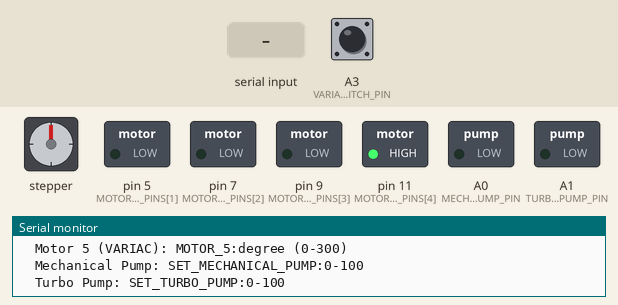
Recording of a sketch running on a simulated Arduino Uno, built with avr-gcc and run on an emulated ATmega328P. Parts: stepper motor, switched loads named in the sketch (green lamp = pin HIGH), the last lines printed to the serial monitor. The test bench sets the inputs (shaded band); at power-on: A3 (VARIAC_LIMIT_SWITCH_PIN) HIGH. Stepper angles assume 200 steps per turn; pins used as bus, display or sensor lines are not drawn.

Above: at 2.6 s.
2.7 s: "90:45:200\n" received over Serial
At 3.6 s:
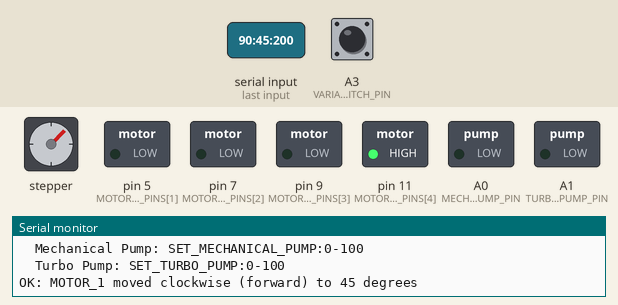
4.5 s: "30:150:10\n" received over Serial
At 6.2 s:
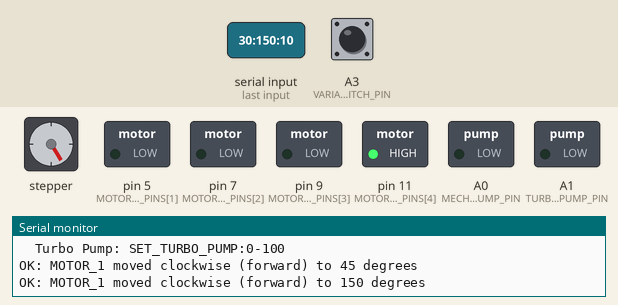
6.5 s: "MOTOR_\n" received over Serial
At 6.68 s:
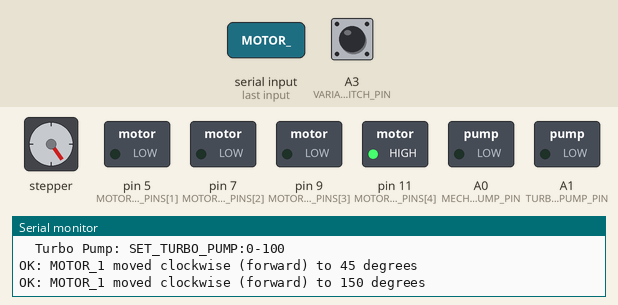
8.6 s: "100\n" received over Serial
At 9.9 s:
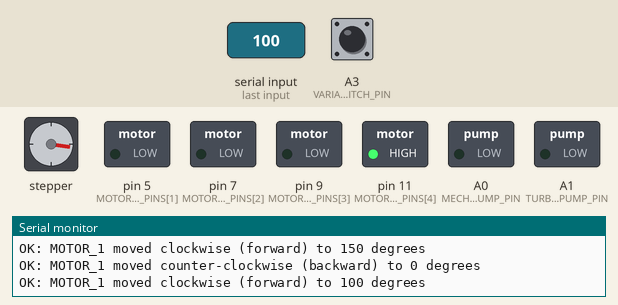
10.6 s: "4\n" received over Serial
At 11.03 s:
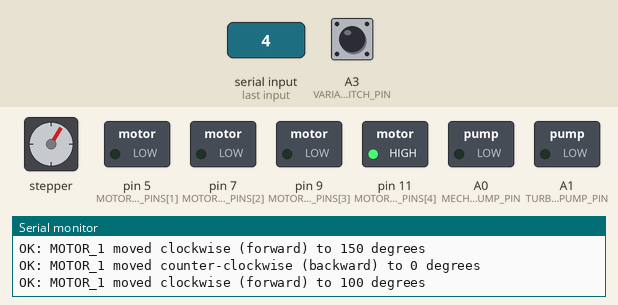
12.6 s: "200\n" received over Serial
At 14.5 s:
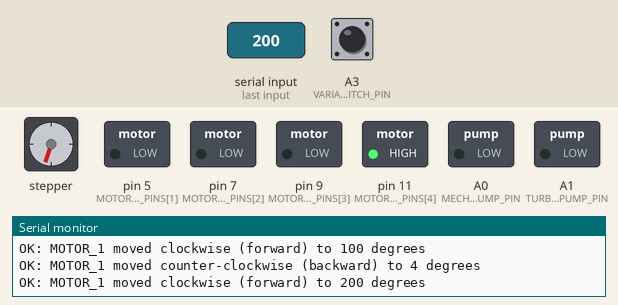
Timing chart, 0 to 15.9 s (numbered marks = the images above; inputs shaded):
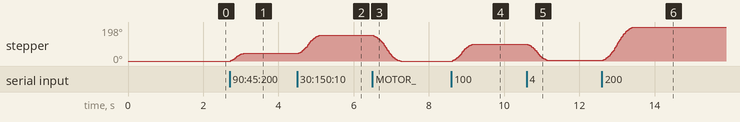

The sketch:

fusor_motor_controller.ino
```cpp
#include <AccelStepper.h>

const int MOTOR_STEP_PINS[5] = {3, 6, 8, 10, 12};
const int MOTOR_DIR_PINS[5] = {2, 5, 7, 9, 11};

const int MECHANICAL_PUMP_PIN = A0;
const int TURBO_PUMP_PIN = A1;
const int VARIAC_LIMIT_SWITCH_PIN = A3;
const int ENABLE_PIN = 4;

const float DEG_PER_STEP = 1.8;
const float STEPS_PER_DEG = 1.0 / DEG_PER_STEP;
const int TOTAL_STEPS = 200;
const int TOTAL_DEGREES = 360;
const int VARIAC_MAX_DEGREES = 300;
const int VARIAC_GEAR_RATIO = 30;

AccelStepper motors[5] = {
  AccelStepper(AccelStepper::DRIVER, MOTOR_STEP_PINS[0], MOTOR_DIR_PINS[0]),
  AccelStepper(AccelStepper::DRIVER, MOTOR_STEP_PINS[1], MOTOR_DIR_PINS[1]),
  AccelStepper(AccelStepper::DRIVER, MOTOR_STEP_PINS[2], MOTOR_DIR_PINS[2]),
  AccelStepper(AccelStepper::DRIVER, MOTOR_STEP_PINS[3], MOTOR_DIR_PINS[3]),
  AccelStepper(AccelStepper::DRIVER, MOTOR_STEP_PINS[4], MOTOR_DIR_PINS[4])
};

int currentDeg[5] = {0, 0, 0, 0, 0};
String serialBuffer = "";
bool newCommand = false;
int targetMotor = 0;
int targetDeg = 0;

bool mechanicalPumpState = false;
bool turboPumpState = false;

void handleSerialInput();
void applyMove();
long degreesToSteps(int newDeg, int oldDeg, int motorIdx);

void setup() {
  Serial.begin(9600);

  while (!Serial) {
    ;
  }

  delay(1000);

  for (int i = 0; i < 5; i++) {
    pinMode(MOTOR_DIR_PINS[i], OUTPUT);
    if (i == 4) {
      motors[i].setMaxSpeed(100);
      motors[i].setAcceleration(50);
    } else {
      motors[i].setMaxSpeed(1000);
      motors[i].setAcceleration(500);
    }
    motors[i].setCurrentPosition(0);
  }

  pinMode(MECHANICAL_PUMP_PIN, OUTPUT);
  pinMode(TURBO_PUMP_PIN, OUTPUT);
  pinMode(VARIAC_LIMIT_SWITCH_PIN, INPUT_PULLUP);
  digitalWrite(MECHANICAL_PUMP_PIN, LOW);
  digitalWrite(TURBO_PUMP_PIN, LOW);
  mechanicalPumpState = false;
  turboPumpState = false;

  digitalWrite(MOTOR_DIR_PINS[4], LOW);
  while (digitalRead(VARIAC_LIMIT_SWITCH_PIN) == LOW) {
    digitalWrite(MOTOR_STEP_PINS[4], HIGH);
    delayMicroseconds(500);
    digitalWrite(MOTOR_STEP_PINS[4], LOW);
    delayMicroseconds(500);
  }

  bool limitSwitchState = digitalRead(VARIAC_LIMIT_SWITCH_PIN);
  if (limitSwitchState == LOW) {
    digitalWrite(MOTOR_DIR_PINS[4], LOW);
  } else {
    digitalWrite(MOTOR_DIR_PINS[4], HIGH);
  }

  Serial.println("ARDUINO_READY: Fusor Motor Controller v1.0");
  Serial.println("Motor pin assignments:");
  for (int i = 0; i < 5; i++) {
    Serial.print("MOTOR_");
    Serial.print(i + 1);
    Serial.print(": Step=");
    Serial.print(MOTOR_STEP_PINS[i]);
    Serial.print(", Dir=");
    Serial.print(MOTOR_DIR_PINS[i]);
    Serial.println(" (ACTIVE)");
  }
  Serial.print("MECHANICAL_PUMP: Pin A0 (");
  Serial.print(MECHANICAL_PUMP_PIN);
  Serial.println(") (ACTIVE)");
  Serial.print("TURBO_PUMP: Pin A1 (");
  Serial.print(TURBO_PUMP_PIN);
  Serial.println(") (ACTIVE)");
  Serial.print("VARIAC_LIMIT_SWITCH: Pin A2 (");
  Serial.print(VARIAC_LIMIT_SWITCH_PIN);
  Serial.println(") (ACTIVE)");
  Serial.println("Ready to receive commands:");
  Serial.println("  Motor 1-4: MOTOR_X:degree (0-359)");
  Serial.println("  Motor 5 (VARIAC): MOTOR_5:degree (0-300)");
  Serial.println("  Mechanical Pump: SET_MECHANICAL_PUMP:0-100");
  Serial.println("  Turbo Pump: SET_TURBO_PUMP:0-100");
}

void loop() {
  handleSerialInput();
  applyMove();
  digitalWrite(ENABLE_PIN, LOW);
  for (int i = 0; i < 5; i++) {
    motors[i].run();
  }
}

long degreesToSteps(int newDeg, int oldDeg, int motorIdx) {
  int deltaDeg = newDeg - oldDeg;
  long steps;

  if (motorIdx == 4) {
    steps = (long)(abs(deltaDeg) * 54);
  } else {
    steps = (long)(abs(deltaDeg) * STEPS_PER_DEG);
  }
  return steps;
}

void handleSerialInput() {
  while (Serial.available()) {
    char c = Serial.read();

    if (c == '\n' || c == '\r') {
      if (serialBuffer.length() > 0) {
        String cmd = serialBuffer;
        cmd.trim();
        cmd.toUpperCase();

        if (cmd.startsWith("SET_MECHANICAL_PUMP:")) {
          int colonIndex = cmd.indexOf(':');
          if (colonIndex > 0) {
            String powerStr = cmd.substring(colonIndex + 1);
            powerStr.trim();
            int power = powerStr.toInt();

            if (power >= 0 && power <= 100) {
              if (power == 0) {
                mechanicalPumpState = false;
                digitalWrite(MECHANICAL_PUMP_PIN, LOW);
                Serial.println("OK: MECHANICAL_PUMP OFF (0%)");
              } else if (power == 100) {
                mechanicalPumpState = true;
                digitalWrite(MECHANICAL_PUMP_PIN, HIGH);
                Serial.println("OK: MECHANICAL_PUMP ON (100%)");
              }
            } else {
              Serial.print("ERROR: Invalid mechanical pump power ");
              Serial.println(power);
            }
          }
          serialBuffer = "";
          continue;
        }

        if (cmd.startsWith("SET_TURBO_PUMP:")) {
          int colonIndex = cmd.indexOf(':');
          if (colonIndex > 0) {
            String powerStr = cmd.substring(colonIndex + 1);
            powerStr.trim();
            int power = powerStr.toInt();

            if (power >= 0 && power <= 100) {
              if (power == 0) {
                turboPumpState = false;
                digitalWrite(TURBO_PUMP_PIN, LOW);
                Serial.println("OK: TURBO_PUMP OFF (0%)");
              } else if (power == 100) {
                turboPumpState = true;
                digitalWrite(TURBO_PUMP_PIN, HIGH);
                Serial.println("OK: TURBO_PUMP ON (100%)");
              }
            } else {
              Serial.print("ERROR: Invalid turbo pump power ");
              Serial.println(power);
            }
          }
          serialBuffer = "";
          continue;
        }

        int colonIndex = serialBuffer.indexOf(':');

        if (colonIndex > 0) {
          String motorPart = serialBuffer.substring(0, colonIndex);
          motorPart.trim();
          motorPart.toUpperCase();

          if (motorPart.startsWith("MOTOR_")) {
            String motorIdStr = motorPart.substring(6);
            int motorId = motorIdStr.toInt();

            if (motorId >= 1 && motorId <= 5) {
              targetMotor = motorId - 1;
              String degreeStr = serialBuffer.substring(colonIndex + 1);
              degreeStr.trim();
              targetDeg = degreeStr.toInt();
              newCommand = true;
            } else {
              Serial.print("ERROR: Invalid motor ID ");
              Serial.println(motorId);
            }
          } else {
            targetMotor = 0;
            String degreeStr = serialBuffer.substring(colonIndex + 1);
            degreeStr.trim();
            targetDeg = degreeStr.toInt();
            newCommand = true;
          }
        } else {
          targetMotor = 0;
          targetDeg = serialBuffer.toInt();
          newCommand = true;
        }

        serialBuffer = "";
      }
    } else {
      serialBuffer += c;
    }
  }
}

void applyMove() {
  if (!newCommand) return;

  int motorIdx = targetMotor;

  if (motorIdx == 4) {
    if (targetDeg < 0) {
      targetDeg = 0;
    }
    if (targetDeg > VARIAC_MAX_DEGREES) {
      targetDeg = VARIAC_MAX_DEGREES;
    }

    if (targetDeg < 0 || targetDeg > VARIAC_MAX_DEGREES) {
      Serial.print("ERROR: VARIAC motor degree out of range (0-");
      Serial.print(VARIAC_MAX_DEGREES);
      Serial.print("): ");
      Serial.println(targetDeg);
      newCommand = false;
      return;
    }

    if (targetDeg == currentDeg[motorIdx]) {
      Serial.print("OK: MOTOR_");
      Serial.print(motorIdx + 1);
      Serial.print(" (VARIAC) already at ");
      Serial.print(currentDeg[motorIdx]);
      Serial.println(" degrees");
      newCommand = false;
      return;
    }

    bool limitSwitchState = digitalRead(VARIAC_LIMIT_SWITCH_PIN);
    long steps = degreesToSteps(targetDeg, currentDeg[motorIdx], motorIdx);
    long newPos;

    if (limitSwitchState == LOW) {
      digitalWrite(MOTOR_DIR_PINS[motorIdx], LOW);
      if (targetDeg > currentDeg[motorIdx]) {
        newPos = motors[motorIdx].currentPosition() - steps;
      } else {
        newPos = motors[motorIdx].currentPosition() + steps;
      }
    } else {
      digitalWrite(MOTOR_DIR_PINS[motorIdx], HIGH);
      if (targetDeg > currentDeg[motorIdx]) {
        newPos = motors[motorIdx].currentPosition() + steps;
      } else {
        newPos = motors[motorIdx].currentPosition() - steps;
      }
    }

    motors[motorIdx].moveTo(newPos);
    motors[motorIdx].runToPosition();
    currentDeg[motorIdx] = targetDeg;

    Serial.print("OK: MOTOR_");
    Serial.print(motorIdx + 1);
    Serial.print(" (VARIAC) moved to ");
    Serial.print(currentDeg[motorIdx]);
    Serial.print(" degrees (limit switch: ");
    Serial.print(limitSwitchState == LOW ? "LOW/CCW" : "HIGH/CW");
    Serial.println(")");
  } else {
    if (targetDeg == 360) {
      targetDeg = 0;
    }

    if (targetDeg < 0 || targetDeg > 359) {
      Serial.print("ERROR: Invalid degree ");
      Serial.println(targetDeg);
      newCommand = false;
      return;
    }

    if (targetDeg > currentDeg[motorIdx]) {
      long steps = degreesToSteps(targetDeg, currentDeg[motorIdx], motorIdx);
      digitalWrite(MOTOR_DIR_PINS[motorIdx], HIGH);
      long newPos = motors[motorIdx].currentPosition() + steps;
      motors[motorIdx].moveTo(newPos);
      motors[motorIdx].runToPosition();
      currentDeg[motorIdx] = targetDeg;
      Serial.print("OK: MOTOR_");
      Serial.print(motorIdx + 1);
      Serial.print(" moved clockwise (forward) to ");
      Serial.print(currentDeg[motorIdx]);
      Serial.println(" degrees");
    } else if (targetDeg < currentDeg[motorIdx]) {
      long steps = degreesToSteps(targetDeg, currentDeg[motorIdx], motorIdx);
      digitalWrite(MOTOR_DIR_PINS[motorIdx], LOW);
      long newPos = motors[motorIdx].currentPosition() - steps;
      motors[motorIdx].moveTo(newPos);
      motors[motorIdx].runToPosition();
      currentDeg[motorIdx] = targetDeg;
      Serial.print("OK: MOTOR_");
      Serial.print(motorIdx + 1);
      Serial.print(" moved counter-clockwise (backward) to ");
      Serial.print(currentDeg[motorIdx]);
      Serial.println(" degrees");
    } else {
      Serial.print("OK: MOTOR_");
      Serial.print(motorIdx + 1);
      Serial.print(" already at ");
      Serial.print(currentDeg[motorIdx]);
      Serial.println(" degrees");
    }
  }

  newCommand = false;
}
```

Measured:
- after the input at 2.7 s, stepper: turns 45° clockwise in 0.34 s, starting at once
- after the input at 4.5 s, stepper: turns 104° clockwise in 0.54 s, starting at once
- after the input at 6.5 s, stepper: turns 149° counter-clockwise in 0.72 s, starting at once
- after the input at 8.6 s, stepper: turns 99° clockwise in 0.56 s, starting at once
- after the input at 10.6 s, stepper: turns 96° counter-clockwise in 0.55 s, starting at once
- after the input at 12.6 s, stepper: turns 195° clockwise in 0.80 s, starting at once
